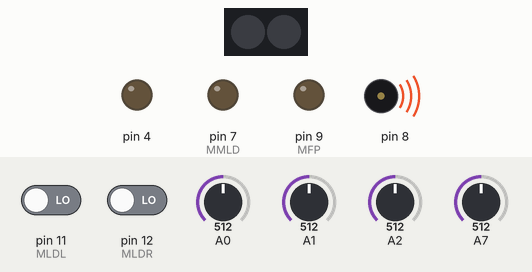
A sketch run on a simulated Arduino Uno, built with avr-gcc and run on an emulated ATmega328P. Parts: 2 RGB LEDs in strip order, left to right, output pins drawn as LEDs (lit = HIGH), buzzer (waves = sounding). Wiring (inferred from the names in the program): DS1307 clock at I2C address 0x68. The test bench sets the inputs (shaded band); at power-on: A7 = 512, pin 11 (MLDL) LOW, pin 12 (MLDR) LOW, A0 = 512, A1 = 512, A2 = 512. Dim RGB values are drawn brighter than linear; the local clock reads 2024-03-15 10:24:30 at power-on unless the sketch sets it; what the sketch prints to the serial monitor is not drawn.

Above: at 0.2 s.
At 1.3 s:
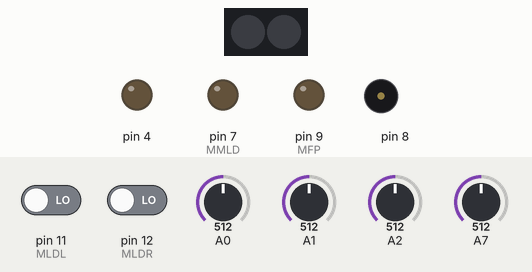
1.4 s: A7 set to 12
4.4 s: A7 set to 9
At 5.5 s:
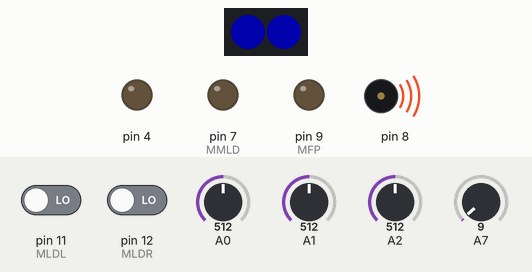
Timing chart, 0 to 7.7 s (numbered marks = the images above; inputs shaded):
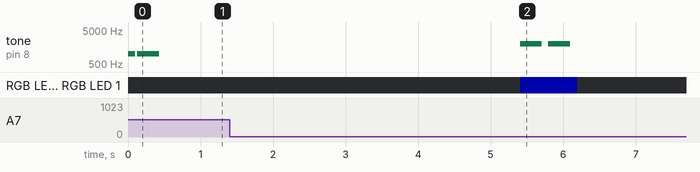

Measured:
- the behaviour switches between 11 and 10 on A7 (found by bisection; images 1 and 2)
- after the input at 1.4 s, every drawn part: stays the same
- after the input at 4.4 s, tone on pin 8: alternates 2000 Hz for 0.30 s and silent for 0.09 s, 4 changes in all, then stays silent, starting after 1.0 s

The sketch:

firmware.ino
```cpp
// (licence header left out)
#include "config.h"
#include "init.h"
#include "fw_startled.h"
#include "Wire.h"

//#include <Scheduler.h>

/**
     Init Code
*/
void setup() {
    //First tone
    tone(8, 1000, 100);
    delay(100 * 1.30);
    noTone(8);

    //General initial code
    pinMode(MFP, OUTPUT);
    pinMode(MMLD, OUTPUT); //Temporary code fix
    pinMode(MLDL, INPUT);
    pinMode(MLDR, INPUT);
    analogButtons.add(sbtn);
    FastLED.addLeds<NEOPIXEL, 13>(rgb_strip, MRGBLN);
    Serial.begin(MSS);
    Wire.begin();
    //Scheduler.startLoop([]{Serial.println(c->read());});

    //c = new Compass(MMPU9250);
    //Second Tone: Finish initial code loading
    tone(8, 1000, 300);
    delay(300 * 1.30);
    noTone(8);

    //Wait for button trigger
    while(!shouldStart) {
        callback_startled();
        analogButtons.check();
    }

    //When button triggered
    if(Debug || remoteDebug) {
        if(remoteDebug) {
            rgb_strip[0] = CRGB(50,50,0);
            rgb_strip[1] = CRGB(50,50,0);
        } else {
            rgb_strip[0] = CRGB(0,0,50);
            rgb_strip[1] = CRGB(0,0,50);
        }
    } else {
        rgb_strip[0] = CRGB(0,50,0);
        rgb_strip[1] = CRGB(0,50,0);
    }
    FastLED.show();

    //3rd tone
    if(Debug || remoteDebug) {
        if(remoteDebug) {
            //Remote Debug Tone
            tone(8, 2000, 600);
            delay(600 * 1.30);
            noTone(8);
        } else {
            //Debug Tone
            tone(8, 2000, 300);
            delay(300 * 1.30);
            tone(8, 2000, 300);
            delay(300 * 1.30);
            noTone(8);
        }
    }
    else {
        //Start Tone
        tone(8, 2000, 300);
        delay(300 * 1.30);
        noTone(8);
    }
    rgb_strip[0] = CRGB(0,0,0);
    rgb_strip[1] = CRGB(0,0,0);
    FastLED.show();

    //digitalWrite(MFP, HIGH); ///DEBUG ONLY!
}

/**
     Loop Code
*/
void loop() {
    px.read();
    //c->read();
    if(Debug) {
      /*
        if(px.Front >= MPXDV) Serial.print("*");
        Serial.print("Front PX: ");
        Serial.println(px.Front);
        if(px.Left >= MPXDV) Serial.print("*");
        Serial.print("Left PX: ");
        Serial.println(px.Left);
        if(px.Right >= MPXDV) Serial.print("*");
        Serial.print("Right PX: ");
        Serial.println(px.Right);

        long num = 0;
        for(int i=0; i<1000; i++) {
          px.read();
          num += px.Left;
        }
        Serial.println(num);
        num = num / 1000;
        Serial.println(num);
        */

        /*int key = ir.read([](){
        }); Serial.println(key);*/

        //Compass
        //Serial.print("C\t");
        //Serial.println(c->val);

        //Line Detector
        Serial.print("LD\tL");
        Serial.print(digitalRead(MLDL));
        Serial.print("\tR");
        Serial.println(digitalRead(MLDR));

        //PX
        Serial.print("PX \tF");
        Serial.print(px.Front);
        Serial.print("\tL");
        Serial.print(px.Left);
        Serial.print("\tR");
        Serial.println(px.Right);

        //TPA81
        Serial.print("\nTS \tA");
        Serial.println(ts.read(0));
        Serial.print("TS2 \t");
        Serial.print(ts.read(1));
        Serial.print("\t");
        Serial.println(ts.read(2));
        Serial.print("TS4 \t");
        Serial.print(ts.read(3));
        Serial.print("\t");
        Serial.println(ts.read(4));
        Serial.print("TS6 \t");
        Serial.print(ts.read(5));
        Serial.print("\t");
        Serial.println(ts.read(6));
        Serial.print("TS8 \t");
        Serial.print(ts.read(7));
        Serial.print("\t");
        Serial.println(ts.read(8));

        //delay(1000);
        delay(400);
        Serial.write(27);
        Serial.print("[2J"); // clear screen
        Serial.write(27); // ESC
        Serial.print("[H");
        return;
    }
    //ai.init(m, px, ts);

    //ai.isInsideRoom(m);
    //m.forward(0);

    /*
    if(px.Front >= MPXDV) {
        if(px.Left >= MPXDV || px.Right >= MPXDV) {
            if(px.Left >= MPXDV && px.Right >= MPXDV) {
                while(px.Left >= MPXDV && px.Right >= MPXDV) {
                    if(px.Left > px.Right) {
                        m.backward(LEFT, 128);
                        m.backward(RIGHT, 255);
                    } else if (px.Left < px.Right) {
                        m.backward(LEFT, 255);
                        m.backward(RIGHT, 128);
                    }
                    else m.backward(255);

                    px.read();
                }
                delay(MPXMLV);
                const unsigned int cv = c->read();

                if(px.Left >= MPXDV) {
                    while(abs(c->read() - cv) <= 90) {
                        m.forward(LEFT, 255);
                        m.backward(RIGHT, 255);
                    }
                } else if(px.Right >= MPXDV) {
                    while(abs(c->read() - cv) <= 90) {
                        m.backward(LEFT, 255);
                        m.forward(RIGHT, 255);
                    }
                }
            } else {
                const unsigned int cv = c.val;

                if(px.Left >= MPXDV) {
                    while(abs(c->read() - cv) <= 90) {
                        m.forward(LEFT, 255);
                        m.backward(RIGHT, 255);
                    }
                } else if(px.Right >= MPXDV) {
                    while(abs(c->read() - cv) <= 90) {
                        m.backward(LEFT, 255);
                        m.forward(RIGHT, 255);
                    }
                }
            }
        } else {
            m.backward(LEFT, 128);
            m.backward(RIGHT, 255);
        }
    } else if(px.Left >= MPXDV || px.Right >= MPXDV) {
        if(px.Left >= MPXDV && px.Right >= MPXDV) {
            if(px.Left > px.Right) {
                m.forward(LEFT, 255);
                m.forward(RIGHT, 128);
            } else if (px.Left < px.Right) {
                m.forward(LEFT, 128);
                m.forward(RIGHT, 255);
            }
            else m.forward(255);
        } else if(px.Left >= MPXDV) {
            m.forward(LEFT, 255);
            m.forward(RIGHT, MMMIN);
        } else if(px.Right >= MPXDV) {
            m.forward(LEFT, MMMIN);
            m.forward(RIGHT, 255);
        }
    } else m.forward(255);*/
}
```

AI.cpp
```cpp
#include "AI.h"
#include "config.h"
#include "arduinoConfig.h"
#include "global.h"
#include "tpa81.h"

#include <FastLED.h>
extern CRGB rgb_strip[MRGBLN];

AI::AI(Map m) {
	map = m;
	room = false;
	candle = false;
}

AI::~AI() {

}

void AI::init(Motor m, PX px, TPASensor ts) {
	update();
	InsideRoom(m);
	if(this->isInsideRoom()) searchRoom(m);
	else searchCandle(m, ts);
}

void AI::update() {
	//...
}

bool AI::detectColoredSpace(Motor m) {
	m.forward(127);
    delay(750);
	if(digitalRead(MLDL) != MLDI && digitalRead(MLDR) != MLDI) {
		if(candle) {
			m.forward(200);
			while(digitalRead(MLDL) != MLDI && digitalRead(MLDR) != MLDI) {
			}
			m.backward(127);
			delay(550);
			m.forward(0);
			rgb_strip[0] = CRGB(0,50,50);
	        rgb_strip[1] = CRGB(0,50,50);
			FastLED.show();
			tone(8, 2300, 300);
		    delay(300 * 1.30);
		    noTone(8);
			rgb_strip[0] = CRGB(0,0,0);
		    rgb_strip[1] = CRGB(0,0,0);
		    FastLED.show();
		    tone(8, 2500, 100);
		    delay(100 * 1.30);
		    noTone(8);
			rgb_strip[0] = CRGB(0,50,50);
	        rgb_strip[1] = CRGB(0,50,50);
			FastLED.show();
		    tone(8, 2600, 100);
		    delay(100 * 1.30);
		    noTone(8);
			rgb_strip[0] = CRGB(0,0,0);
		    rgb_strip[1] = CRGB(0,0,0);
		    FastLED.show();
		    tone(8, 2500, 200);
		    delay(200 * 1.30);
		    noTone(8);
			rgb_strip[0] = CRGB(0,50,50);
	        rgb_strip[1] = CRGB(0,50,50);
			FastLED.show();
		    tone(8, 2600, 500);
		    delay(500 * 1.30);
		    noTone(8);
			rgb_strip[0] = CRGB(0,0,0);
		    rgb_strip[1] = CRGB(0,0,0);
		    FastLED.show();
		    delay(2000);
			asm volatile ( "jmp 0");
		}
		m.rrotate(RIGHT, 2);
		return true;
	} else {
		return false;
	}
}

void AI::FollowWalls(PX px) {

}

void AI::FollowWall(PX px, Direction wd) {

}

inline bool AI::isInsideRoom() {
	return room;
}

void AI::searchCandle(Motor m, TPASensor ts) {
	uint32_t resetTime;

	m.forward(LEFT, 127);
	m.backward(RIGHT, 127);
	resetTime = millis() + (unsigned long)(1 * MMRRD);
	while ( resetTime > millis()) {
		checkCandle(m, ts);
	}
	m.forward(RIGHT, 127);
	m.backward(LEFT, 127);
	resetTime = millis() + (unsigned long)(2 * MMRRD);
	while ( resetTime > millis()) {
		checkCandle(m, ts);
	}
	m.forward(LEFT, 127);
	m.backward(RIGHT, 127);
	resetTime = millis() + (unsigned long)(1 * MMRRD);
	while ( resetTime > millis()) {
		checkCandle(m, ts);
	}
}

void AI::checkCandle(Motor m, TPASensor ts) {
	if(abs(ts.read(1) - ts.read(0)) > 45) {
		m.forward(RIGHT, 30);
	    m.backward(LEFT, 30);
	}
	else if(abs(ts.read(8) - ts.read(0)) > 45) {
		m.forward(LEFT, 30);
	    m.backward(RIGHT, 30);
	}
	else return;
	candle = true;
}

void AI::searchRoom(Motor m) {

}

void AI::InsideRoom(Motor m) {
	if(digitalRead(MLDL) != MLDI && digitalRead(MLDR) != MLDI) {
		if(this->detectColoredSpace(m)) return;
		if(room == false) room = true;
		else room = false;
		while(digitalRead(MLDL) != MLDI && digitalRead(MLDR) != MLDI) m.forward();
	}
}
```

AI.h
```cpp
#pragma once

#include "motor.h"
#include "px.h"
#include "tpa81.h"
#include "global.h"

enum Map {
	KNOWN, //1
	KNOWN_RETURN, //2
	UNKNOWN //3
};

class AI {
	bool room;
	bool candle;
    Map map;

public:
	AI(Map );
	~AI();
	void init(Motor , PX , TPASensor );

private:
    void update();
	void FollowWalls(PX );
	void FollowWall(PX , Direction );
	void InsideRoom(Motor );
	void searchCandle(Motor , TPASensor );
	void searchRoom(Motor );
	bool isInsideRoom();

	//dependencies
    void checkCandle(Motor , TPASensor );
	bool detectColoredSpace(Motor );
};
```

IR.cpp
```cpp
#include "IR.h"

IR::IR() {
    TCCR1A = 0x00;
    TCCR1B = 0x03;
    TIMSK1 = 0x00;
    pinMode(MIRP, INPUT);
}

int IR::read(void (*wait_func)() = [](){}) {
    int data[12];
    while(pulseIn(MIRP, LOW) < MIRSB) { wait_func();
    }

    for(int i=0;i<11;i++) data[i] = pulseIn(MIRP, LOW);

    for(int i=0;i<11;i++) {              //Parse them
    if(data[i] > MIRB1) {              //is it a 1?
     data[i] = 1;
    }  else {
     if(data[i] > MIRB0) {            //is it a 0?
       data[i] = 0;
     } else {
      data[i] = 2;                    //Flag the data as invalid; I don't know what it is!
     }
    }
    }
    for(int i=0;i<11;i++) {              //Pre-check data for errors
   if(data[i] > 1) {
     return -1;                       //Return -1 on invalid data
   }
 }

 int result = 0;
 int seed = 1;
 for(int i=0;i<11;i++) {              //Convert bits to integer
   if(data[i] == 1) {
     result += seed;
   }
   seed = seed * 2;
 }
 return result;
}
```

IR.h
```cpp
#pragma once

#include "arduinoConfig.h"
#include "config.h"

enum struct IRByte : unsigned char {
    A = 0x00,
    B = 0x00,
    C = 0x00,
    D = 0x00,
    UP = 0x00,
    E = 0x00,
    LEFT = 0x00,
    GEAR = 0x00,
    RIGHT = 0x00,
    N0 = 0x00,
    DOWN = 0x00,
    F = 0x00,
    N1 = 0x00,
    N2 = 0x00,
    N3 = 0x00,
    N4 = 0x00,
    N5 = 0x00,
    N6 = 0x00,
    N7 = 0x00,
    N8 = 0x00,
    N9 = 0x00
};

class IR {
public:
    IR();
    int read(void (*)());
};
```

compass.cpp
```cpp
#include "compass.h"
#include "config.h"
#include "Wire.h"

Compass::Compass() {}

Compass::Compass(uint8_t adr) {
    Wire.beginTransmission(adr);
    Wire.write(0x37);
    Wire.write(0x02);
    Wire.endTransmission();
}

void Compass::I2Cread(uint8_t reg, uint8_t nb, uint8_t *data) {
  Wire.beginTransmission(MCA);
  Wire.write(reg);
  Wire.endTransmission();

  Wire.requestFrom((byte)MCA, nb);
  uint8_t i;
  while(Wire.available())
    data[i++]=Wire.read();
}

uint16_t Compass::read() {

    Serial.println("Testing...");
    Wire.beginTransmission(MCA);
    Wire.write(0x0A);
    Wire.write(0x01);
    Wire.endTransmission();

    Serial.print("Reading...");
    uint8_t ST1;
    do {
      I2Cread(0x02, 1, &ST1);
      Serial.print(".");
    }
    while(!(ST1&0x01));
    Serial.println(".");

    uint8_t mag[7];
    I2Cread(0x03,7,mag);

    double mx=-(mag[3]<<8 | mag[2]); //+200
    double my=-(mag[1]<<8 | mag[0]); //-70
    double mz=-(mag[5]<<8 | mag[4]); // -700
    val= atan2(my,mx);
    return NULL;
}

unsigned int Compass::uread() {
    //send register 2 to read the angle
    Wire.beginTransmission(MUCA);
    Wire.write(2);
    Wire.endTransmission();

    //request the high and low byte from register 2
    Wire.requestFrom(MCA, 2);
    //while(Wire.available() < 2);
    byte highB = Wire.read();
    byte lowB = Wire.read();
    uval = ((highB<<8) + lowB)/10;
    return uval;
}
```

compass.h
```cpp
#pragma once

#include "arduinoConfig.h"

struct Compass {
    Compass();
    Compass(uint8_t);
    uint16_t read();
    uint16_t val;
    unsigned int uread();
    unsigned int uval;
private:
	void I2Cread(uint8_t , uint8_t, uint8_t *);
};
```

fw_startbtn.cpp
```cpp
#include "arduinoConfig.h"

#include "fw_startbtn.h"
#include "config.h"

extern bool shouldStart;
extern bool Debug;

void StartButtonClick() {
    shouldStart = true;
}

void StartButtonHold() {

    StartButtonClick();
    Debug = true;
}
```

fw_startbtn.h
```cpp
#pragma once

void StartButtonClick();
void StartButtonHold();
```

fw_startled.cpp
```cpp
#include <FastLED.h>
#include "config.h"

extern CRGB rgb_strip[MRGBLN];
extern bool shouldStart;

#include <AnalogButtons.h>
extern AnalogButtons analogButtons;

void callback_startled() {
    int i;
    int j = 255;
    for(i = 0; i < 255; i++)
    {
        rgb_strip[0] = CRGB(i,0,0);
        rgb_strip[1] = CRGB(j,0,0);
        FastLED.show();
        j--;
        analogButtons.check();
        if(shouldStart)
            return;
    }
    for(int i = 255; i > 0; i--)
    {
        rgb_strip[0] = CRGB(i,0,0);
        rgb_strip[1] = CRGB(j,0,0);
        FastLED.show();
        j++;
        analogButtons.check();
        if(shouldStart)
            return;
    }
}
```

fw_startled.h
```cpp
#pragma once

void callback_startled();
```

global.h
```cpp
#pragma once

enum Direction {
  LEFT,
  RIGHT
};
```

init.h
```cpp
#pragma once

#include "arduinoConfig.h"
#include "config.h"

//#include <Thread.h>
#include <FastLED.h>
#include <AnalogButtons.h>

#include "motor.h"
//#include "compass.h"
#include "px.h"
//#include "IR.h"
#include "AI.h"
#include "tpa81.h"

bool shouldStart = false;
bool remoteDebug = false;
bool Debug = false;

CRGB rgb_strip[MRGBLN];
AI ai(KNOWN);
Motor m(MMLD, MMRD, MMLP, MMRP);
PX px(MPXL, MPXR, MPXF);
//Compass* c = new Compass();
//IR ir;
TPASensor ts;

#include "fw_startbtn.h"

AnalogButtons analogButtons(MSB, INPUT);
Button sbtn = Button(0, &StartButtonClick, &StartButtonHold);
```

motor.cpp
```cpp
// (licence header left out)
#include "motor.h"
#include "global.h"
#include "config.h"

/* @brief Motor construct
** @param ld  Left Direction PIN
** @param rd  Right Direction PIN
** @param l   Left PWM PIN
** @param r   Right PWM PIN
*/
Motor::Motor(byte ld, byte rd, byte l, byte r) :
  ld(ld), rd(rd), l(l), r(r)
{
    pinMode(ld, OUTPUT);
    pinMode(rd, OUTPUT);
}

/* @brief This function move the motors
** forward.
** @param s Speed of motors
*/
void Motor::forward(byte s)
{
  digitalWrite(rd, LOW);
  digitalWrite(ld, LOW);
  analogWrite(r, s);
  analogWrite(l, s);
}

/* @brief This function move a motor forward
** @param d Direction (Motor Side)
** @param s Speed of the motor
*/
void Motor::forward(Direction d, byte s)
{
  switch(d)
  {
    case LEFT:
      digitalWrite(ld, LOW);
      analogWrite(l, s);
      break;
    case RIGHT:
      digitalWrite(rd, LOW);
      analogWrite(r, s);
      break;
  }
}

/* @brief This function move the motors
** backward.
** @param s Speed of motors
*/
void Motor::backward(byte s)
{
    digitalWrite(rd, HIGH);
    digitalWrite(ld, HIGH);
    analogWrite(r, s);
    analogWrite(l, s);
}


/* @brief This function move a motor forward
** @param d Direction (Motor Side)
** @param s Speed of the motor
*/
void Motor::backward(Direction d, byte s)
{
  switch(d)
  {
    case LEFT:
      digitalWrite(ld, HIGH);
      analogWrite(l, s);
      break;
    case RIGHT:
      digitalWrite(rd, HIGH);
      analogWrite(r, s);
      break;
  }
}

byte Motor::getSpeed(Direction d) const {
  switch(d)
  {
    case LEFT:
      return ls;
      break;
    case RIGHT:
      return rs;
      break;
  }
}

inline void Motor::setSpeed(Direction d, byte s){

}

inline void Motor::setSpeed(byte ls, byte rs)
{
  this->ls = ls;
  this->rs = rs;
}

void Motor::rrotate(Direction d, double n, byte s) {
    switch(d)
    {
        case LEFT:
            this->forward(RIGHT, s);
            this->backward(LEFT, s);
            break;
        case RIGHT:
            this->forward(LEFT, s);
            this->backward(RIGHT, s);
            break;
    }
    delay((unsigned long) (n * MMRRD));
    this->forward(255);
}
```

motor.h
```cpp
// (licence header left out)
#include "arduinoConfig.h"
#include "global.h"

#pragma once

class Motor {
public:
    Motor(const byte , const byte , const byte , const byte );
    void forward(const byte = 255);
    void forward(Direction, const byte = 255);
    void backward(const byte = 255);
    void backward(Direction, const byte = 255);
    void rrotate(Direction , double = 1, const byte = 255);
    inline byte getSpeed(Direction) const;
    inline void setSpeed(Direction, const byte);
    inline void setSpeed(byte , byte );

private:
    const byte ld, rd, l, r;
    byte ls, rs;
};
```

px.h
```cpp
#pragma once

/*
GP2YA41SK0F ( <=> GP2D120 )
Model: "430" [4cm to 30cm]

Based on the SHARP datasheet we can calculate the function (For distance > 3cm) :
Distance = 12.08 X POW(Volt , -1.058)
*/

extern bool repeat;

class PX {
public:
    PX(const int, const int, const int);
    void read();
    int Left, Right, Front;
private:
    const int l, r, f;
    //int read_correction();
};
```

tpa81.cpp
```cpp
#include "tpa81.h"
#include "config.h"
#include "arduinoConfig.h"
#include "Wire.h"

TPASensor::TPASensor() {}

byte TPASensor::read(byte reg_val) {
  Wire.beginTransmission(MTSA); // Begin communication with TPA81
  Wire.write(reg_val+1); // Send reg to TPA81
  Wire.endTransmission();
  Wire.requestFrom(MTSA, 1); // Request 1 byte
  //while(Wire.available() < 1); // Wait for byte to arrive
  val[reg_val] = Wire.read(); // Get byte
  return val[reg_val];
}
```

tpa81.h
```cpp
#pragma once

#include "arduinoConfig.h"

class TPASensor {
public:
  TPASensor();
  byte read(const byte);
  byte val[9];

};
```

arduinoConfig.h
```cpp
#pragma once

#if ARDUINO >= 100
#include "Arduino.h"
#else
#include "WProgram.h"
#endif
```

Source omitted: px.cpp (1570 bytes), config.h (1819 bytes)
